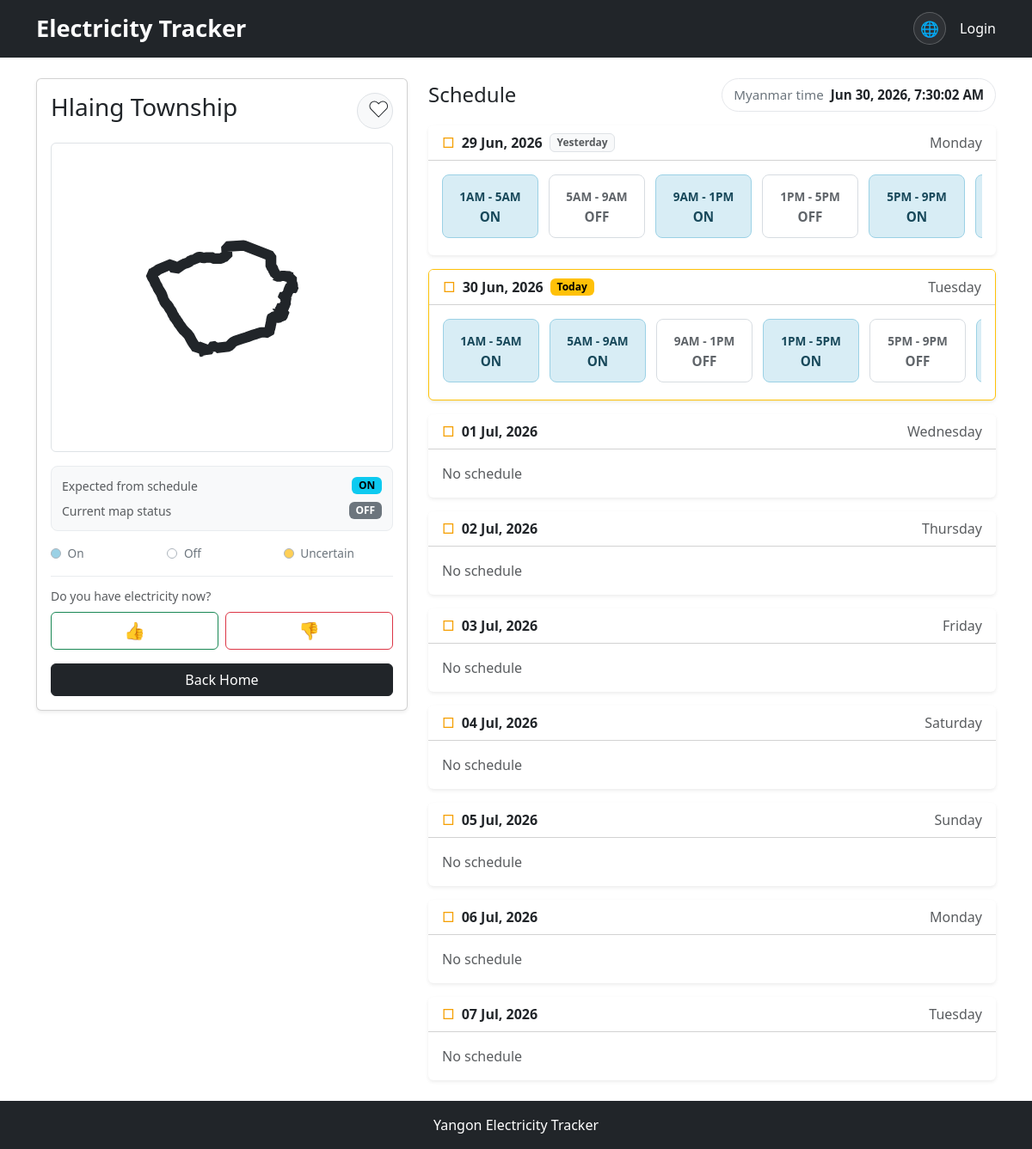
Page /townships/42/ on the earlier database version.
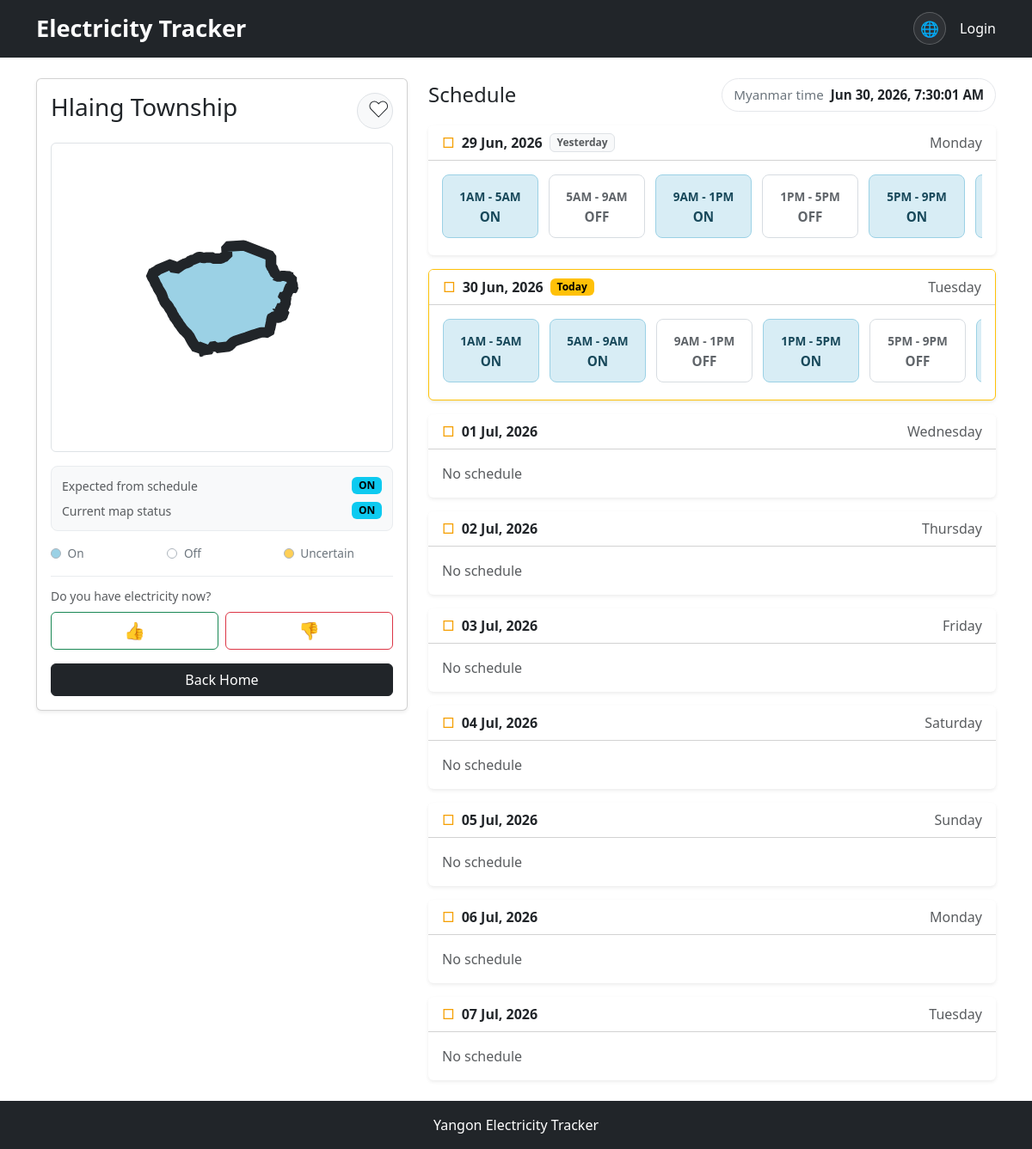
Same page on the later database version.
### powertracker/models.py (models this page shows, shortened)
class Township(models.Model):
    GROUP_CHOICES = [
        ("A", "Group A"),
        ("B", "Group B"),
    ]
    STATUS_CHOICES = [
        ("ON", "Electricity ON"),
        ("OFF", "Electricity OFF"),
        ("UNCERTAIN", "Uncertain"),
    ]
    name = models.CharField(
        max_length=100, unique=True
        )
    name_mm = models.CharField(
        max_length=100, blank=True
        )
    name_zh = models.CharField(
        max_length=100, blank=True
        )
    group = models.CharField(
        max_length=1,
        choices=GROUP_CHOICES
    )
    current_status = models.CharField(
        max_length=10,
        choices=STATUS_CHOICES,
        default="UNCERTAIN"
    )
    updated_at = models.DateTimeField(
        auto_now=True
    )
    @property
    def localized_name(self):
        language = (get_language() or "en").lower()
        if language.startswith("my") and self.name_mm:
            return self.name_mm
        if language.startswith("zh") and self.name_zh:
            return self.name_zh
        return self.name

### powertracker/views.py (the view, shortened to what this page needs)
# urls.py: path("townships/<int:township_id>/", views.township_detail, name="township_detail"),
def township_detail(request, township_id):
    township = get_object_or_404(Township, id=township_id)
    is_favorite = False
    current_user_report = None
    current_schedule = get_current_schedule()
    expected_status = get_expected_status_for_township(
        township,
        current_schedule
    )
    window_start, window_end = get_report_window()
    return render(request, "powertracker/township_detail.html", {
        "township": township,
        "is_favorite": is_favorite,
        "expected_status": expected_status,
        "current_user_report": current_user_report,
        "report_window_start": window_start,
        "report_window_end": window_end,
        "myanmar_now": get_current_myanmar_time(),
        "weekly_timetable": get_weekly_timetable_for_township(township),
    })

### powertracker/helpers/check_status.py (called while the page is built, shortened)
def is_schedule_active(schedule, current_time):
    if schedule.start_time < schedule.end_time:
        return schedule.start_time <= current_time < schedule.end_time
    return current_time >= schedule.start_time or current_time < schedule.end_time

def get_current_schedule():
    myanmar_now = get_current_myanmar_time()
    today = myanmar_now.date()
    current_time = myanmar_now.time()
    schedules = Schedule.objects.filter(date=today)
    for schedule in schedules:
        if is_schedule_active(schedule, current_time):
            return schedule

def get_expected_status_for_township(township, current_schedule):
    if current_schedule is None:
        return "UNCERTAIN"
    if current_schedule.active_group == "All":
        return "ON"
    if township.group == current_schedule.active_group:
        return "ON"
    return "OFF"

### powertracker/helpers/mm_time.py (called while the page is built)
def get_current_myanmar_time():
    return timezone.now().astimezone(ZoneInfo("Asia/Yangon"))

### powertracker/helpers/weekly_timetable.py (called while the page is built)
def format_date(date):
    return date.strftime("%d %b, %Y")

def format_time(time):
    return time.strftime("%I%p").lstrip("0")

def get_weekly_timetable_for_township(township):
    return get_weekly_timetable_for_group(township.group)

### powertracker/templates/powertracker/township_detail.html (shortened to what the changed rows need)
{% extends "powertracker/base.html" %}
{% load i18n static %}
{% block extra_css %}
<link rel="stylesheet" href="{% static 'css/township-detail.css' %}">
{% endblock %}
{% block content %}
<section class="container py-4" data-township-status-url="{% url 'township_detail_status' township.id %}">
    <div class="row g-4 township-detail-layout">
        <div class="col-lg-5 township-summary-column">
            <aside class="township-summary">
                <div class="card shadow-sm">
                    <div class="card-body">
                        <div class="d-flex align-items-start justify-content-between gap-3 mb-3">
                            <h1 class="h3 mb-0">{{ township.localized_name }}</h1>
                            {% if user.is_authenticated %}
                                <form method="post" action="{% url 'toggle_favorite_township' township.id %}">
                                    {% csrf_token %}
                                    <button
                                        type="submit"
                                        class="btn btn-light border favorite-button {% if is_favorite %}is-favorite{% endif %}"
                                        aria-label="{% trans 'Toggle favorite' %}"
                                    >
                                        &hearts;
                                    </button>
                                </form>
                            {% else %}
                                <a
                                    href="{% url 'account_login' %}?next={{ request.path }}"
                                    class="btn btn-light border favorite-button"
                                    aria-label="{% trans 'Login to add favorites' %}"
                                >
                                    &hearts;
                                </a>
                            {% endif %}
                        </div>
                        <div class="township-mini-map mb-3" data-township-map>
                        </div>
                        <div class="status-summary d-grid gap-2 mb-3">
                            <div class="d-flex align-items-center justify-content-between gap-2">
                                <span class="small text-muted">{% trans "Current map status" %}</span>
                                <span
                                    class="badge {% if township.current_status == 'ON' %}text-bg-info{% elif township.current_status == 'OFF' %}text-bg-secondary{% else %}text-bg-warning{% endif %}"
                                    data-status-badge="current"
                                >
                                    {{ township.current_status }}
                                </span>
                            </div>
                        </div>
                    </div>
                </div>
            </aside>
        </div>
        <div class="col-lg-7 township-schedule-column">
            <div class="d-flex align-items-center justify-content-between gap-3 mb-3">
                <h2 class="h4 mb-0">{% trans "Schedule" %}</h2>
                <div class="detail-current-time-pill">
                    <span class="text-secondary">{% trans "Myanmar time" %}</span>
                    <strong
                        data-current-time
                        data-current-time-iso="{{ myanmar_now|date:'c' }}"
                    >
                    </strong>
                </div>
            </div>
        </div>
    </div>
</section>
{% endblock %}

Differences in the rows shown:
changed Township "Hlaing Township": current_status "OFF" → "ON"
Other differences:
text written by a page script: "Jun 30, 2026, 7:30:02 AM" → "Jun 30, 2026, 7:30:01 AM"
